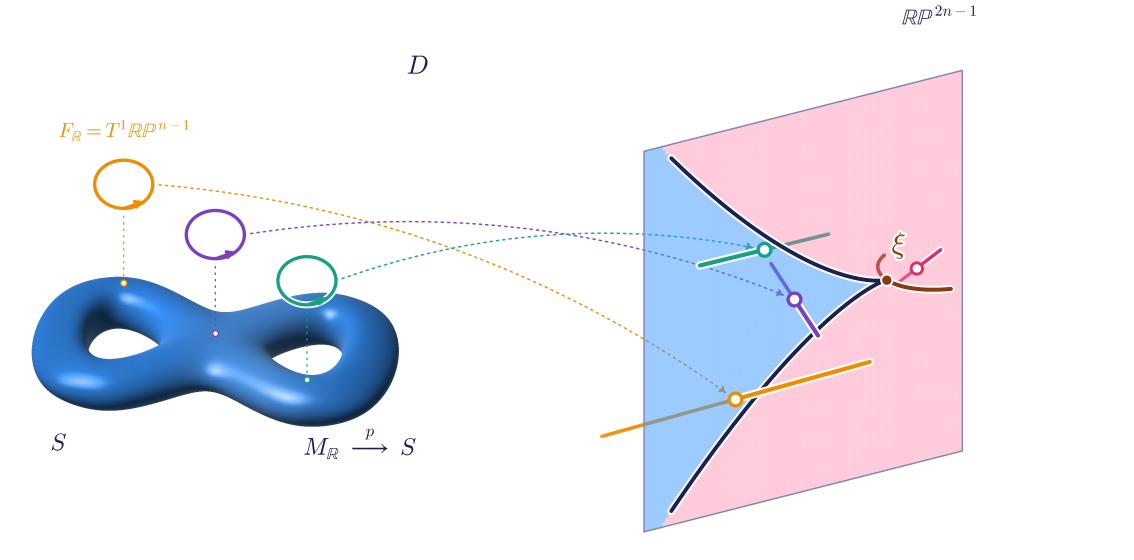
#> input picture pictures/hitchin-proj-labels-uniform.png, 3400 x 1680 px (shown at 1/3 size)
$ python remove_hitchin_extra_line.py ../pictures/hitchin-proj-labels-uniform.png ../pictures/hitchin-proj-labels-uniform.png
#> lines starting #> are read from the running program, lines starting #| are printed output that depends on the picture; after the words box and inside, x2 and y2 are one past the last pixel; in counts of white or black regions, pixels touching at a corner belong together
"""Efface de hitchin-proj-labels-uniform.png le segment rose isolé (avec son petit cercle) près de ξ,
qui ne correspond à aucun cercle de la surface ; la courbe brune ξ et son point sont protégés.
Usage (depuis la racine du site) :
  python3 scripts/remove_hitchin_extra_line.py pictures/hitchin-proj-labels-uniform.png SORTIE.png"""
import sys, numpy as np
from PIL import Image
from scipy.ndimage import binary_dilation
src, dst = sys.argv[1], sys.argv[2]
im = np.asarray(Image.open(src).convert('RGB')).astype(int)
R, G, B = im[..., 0], im[..., 1], im[..., 2]
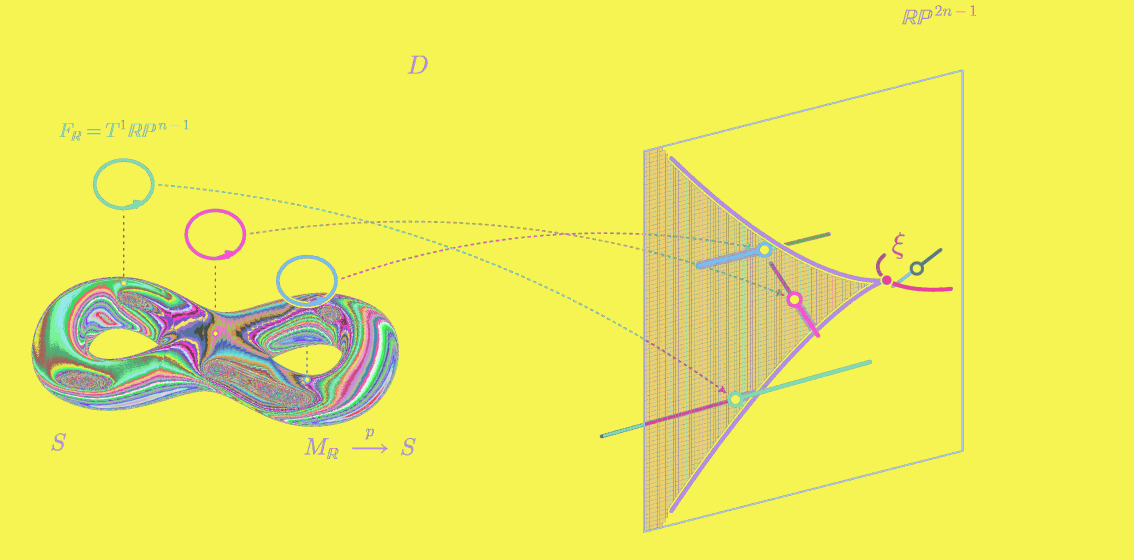
#> R: shape (1680, 3400) int64 (shown at 1/3 size); 242 distinct labels, from 14 to 255; one colour per label, 0 black
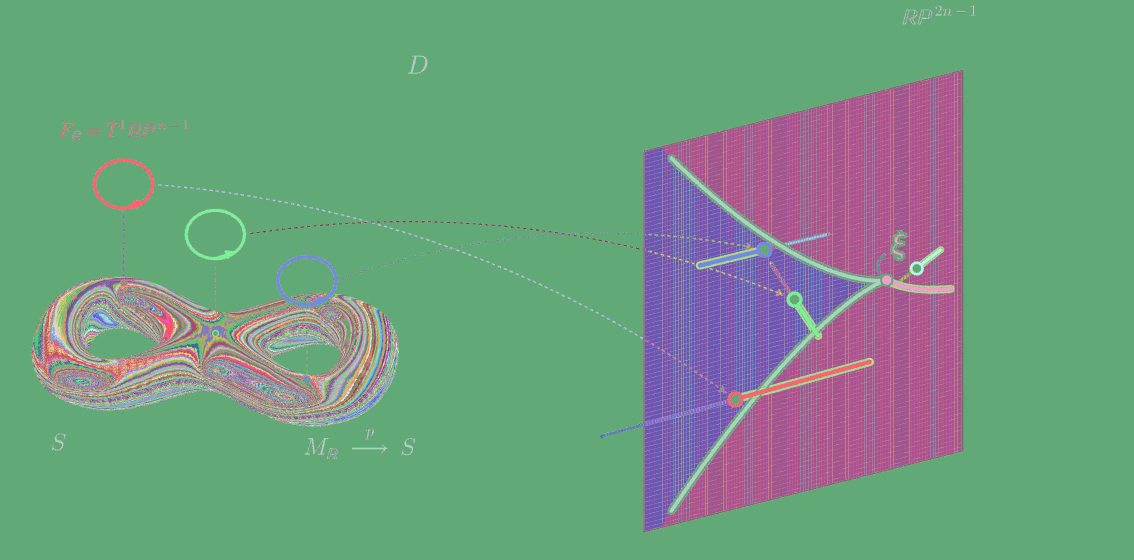
#> G: shape (1680, 3400) int64 (shown at 1/3 size); 223 distinct labels, from 33 to 255; one colour per label, 0 black
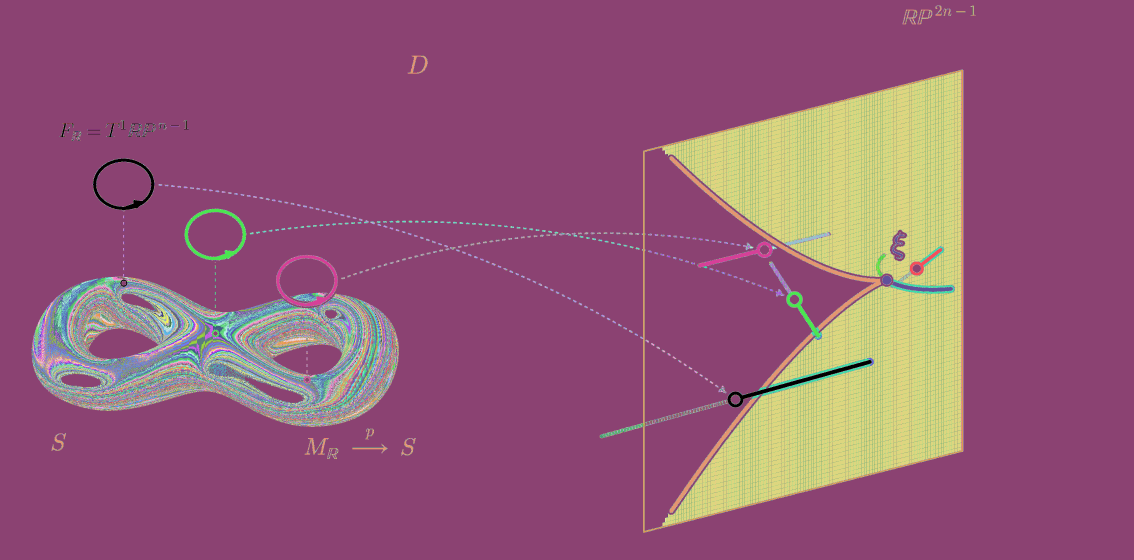
#> B: shape (1680, 3400) int64 (shown at 1/3 size); 256 distinct labels, from 0 to 255; one colour per label, 0 black
box = np.zeros(R.shape, bool); box[715:885, 2650:2860] = True
pink = box & (R > 180) & (R - G > 75) & (B > 80) & (B < 200)            # trait et anneau roses
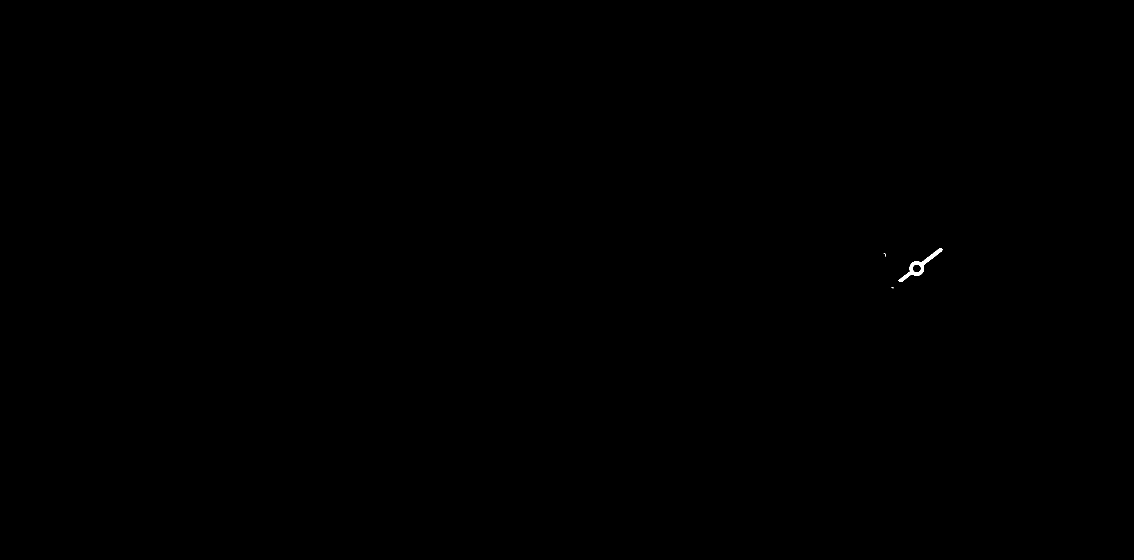
#> pink: shape (1680, 3400) bool (shown at 1/3 size); 0.04% white; 5 white regions (4 under 20 px), largest, box (x1, y1, x2, y2) and area: (2694, 744, 2827, 846) 2162
brown = box & (R > 90) & (R < 210) & (G < 120) & (B < 90) & (R - B > 60)  # courbe ξ et son point
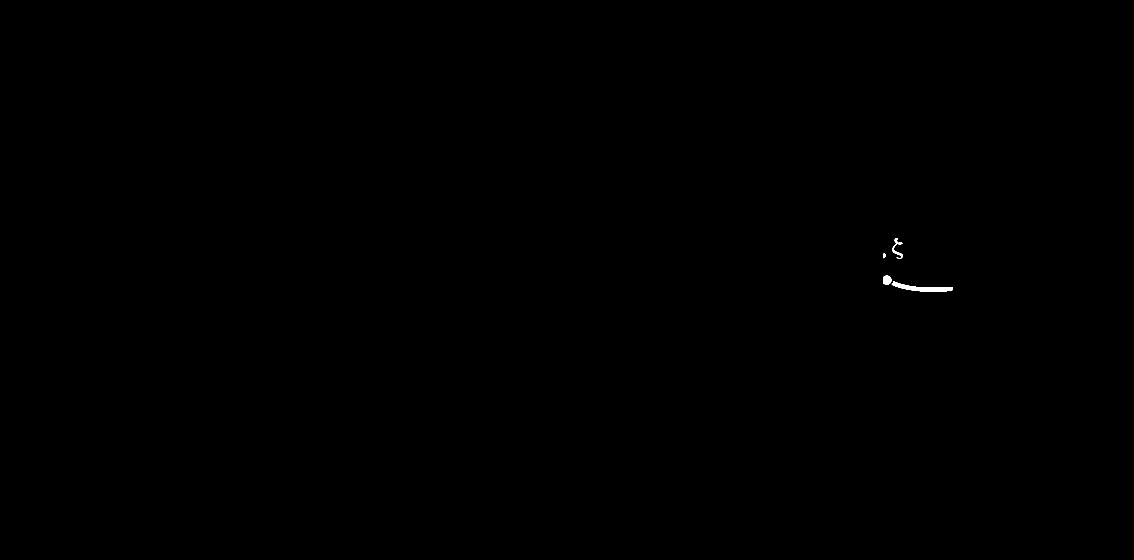
#> brown: shape (1680, 3400) bool (shown at 1/3 size); 0.06% white; 4 white regions, box (x1, y1, x2, y2) and area: (2675, 844, 2859, 875) 2158, (2650, 827, 2674, 854) 554, (2677, 715, 2708, 776) 507, (2650, 761, 2658, 775) 76
disk = lambda r: (lambda y, x: x * x + y * y <= r * r)(*np.ogrid[-r:r + 1, -r:r + 1])
erase = binary_dilation(pink, disk(9)) & ~binary_dilation(brown, disk(8)) & box
#> erase: shape (1680, 3400) bool; 0.11% white; 3 white regions, box (x1, y1, x2, y2) and area: (2687, 735, 2836, 847) 5788, (2666, 860, 2688, 874) 169, (2650, 751, 2667, 779) 62
bg = np.array([255, 203, 219])                                          # fond rose du plan
yy, xx = np.ogrid[:R.shape[0], :R.shape[1]]
#> yy = 1680 values from 0 to 1679
erase |= ((xx - 2750) ** 2 + (yy - 805) ** 2 <= 28 ** 2) & ~binary_dilation(brown, disk(8))   # centre blanc du cercle
#> erase: shape (1680, 3400) bool; 0.11% white; 3 white regions, box (x1, y1, x2, y2) and area: (2687, 735, 2836, 847) 5825, (2666, 860, 2688, 874) 169, (2650, 751, 2667, 779) 62
# restes anticrénelés du trait rose contre le liseré de la courbe brune
erase |= binary_dilation(pink, disk(12)) & ~binary_dilation(brown, disk(2)) & (R - G > 60) & (G < 195) & box
#> erase: shape (1680, 3400) bool; 0.11% white; 3 white regions, box (x1, y1, x2, y2) and area: (2687, 735, 2836, 847) 5845, (2666, 860, 2688, 874) 178, (2650, 751, 2667, 779) 62
out = im.copy(); out[erase] = bg
Image.fromarray(out.astype(np.uint8)).save(dst, optimize=True)
print('pixels effacés :', int(erase.sum()), ' roses détectés :', int(pink.sum()))
#| pixels effacés : 6085  roses détectés : 2187
